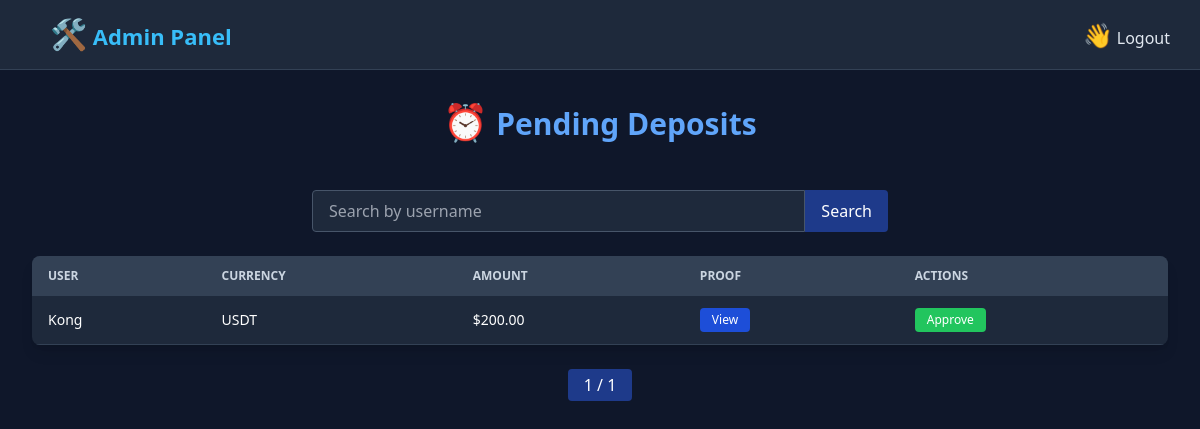
Page /ad/deposits/ on the earlier database version.
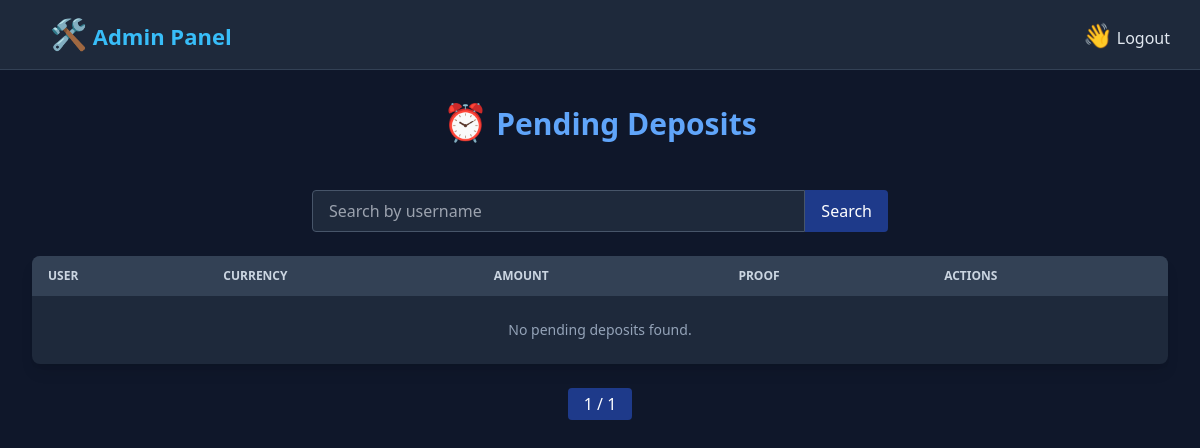
Same page on the later database version.
### powerdigital_app/models.py (models this page shows, shortened)
class Deposit(models.Model):
    user = models.ForeignKey(User, on_delete=models.CASCADE, related_name='deposits')
    currency = models.CharField(max_length=10, choices=[
        ('USDT', 'USDT'),
        ('BTC', 'BTC'),
        ('ETH', 'ETH'),
        ('TRX', 'TRX'),
        ('ETC', 'ETC'),
        ('BNB', 'BNB'),
        ('DOGE', 'DOGE'),
        ('DOT', 'DOT'),
        ('APT', 'APT'),
        ('TON', 'TON'),
        ('ICP', 'ICP'),
        ('SHIB', 'SHIB'),
        ('ITC', 'ITC'),
        ('HT', 'HT'),
    ])
    amount = models.DecimalField(max_digits=20, decimal_places=2)
    payment_proof = models.ImageField(upload_to='deposits/')
    is_approved = models.BooleanField(default=False)
    created_at = models.DateTimeField(auto_now_add=True)

### powerdigital_app/views.py (the view)
# urls.py: path('ad/deposits/', views.admin_deposit_list, name='admin_deposits'),
def admin_deposit_list(request):
    query = request.GET.get('q', '')
    deposits = Deposit.objects.filter(is_approved=False).order_by('-created_at')
    if query:
        deposits = deposits.filter(Q(user__username__icontains=query))
    paginator = Paginator(deposits, 10)  # Show 10 per page
    page_number = request.GET.get('page')
    page_obj = paginator.get_page(page_number)
    return render(request, 'admins/deposit_review.html', {
        'page_obj': page_obj,
        'query': query
    })

### powerdigital_app/templates/admins/deposit_review.html (shortened to what this page needs)
{% extends 'admins/admin_base.html' %}
{% block content %}
{% load static %}
<!DOCTYPE html>
<html lang="en">
<head>
  <script src="https://cdn.tailwindcss.com"></script>
</head>
<body class="bg-slate-900 text-white font-sans">
  <div class="max-w-7xl mx-auto p-4 sm:p-6 lg:p-8">
    <h2 class="text-2xl sm:text-3xl font-bold text-blue-400 text-center mb-6">
     <span class="text-4xl">⏰</span> Pending Deposits
    </h2>
    <br>
    <form method="get" class="max-w-xl mx-auto mb-6 flex">
      <input
        type="text"
        name="q"
        placeholder="Search by username"
        value="{{ query }}"
        class="flex-1 px-4 py-2 rounded-l bg-slate-800 text-white border border-slate-600 focus:outline-none"
      >
      <button class="bg-blue-900 hover:bg-blue-700 text-white px-4 rounded-r" type="submit">
        Search
      </button>
    </form>
    <div class="overflow-x-auto rounded-lg shadow-lg bg-slate-800">
      <table class="min-w-full text-sm">
        <thead class="bg-slate-700 text-slate-300 uppercase text-xs">
          <tr>
            <th class="px-4 py-3 text-left">User</th>
            <th class="px-4 py-3 text-left">Currency</th>
            <th class="px-4 py-3 text-left">Amount</th>
            <th class="px-4 py-3 text-left">Proof</th>
            <th class="px-4 py-3 text-left">Actions</th>
          </tr>
        </thead>
        <tbody>
          {% for deposit in page_obj %}
          <tr class="border-b border-slate-700 hover:bg-slate-700/50">
            <td class="px-4 py-3">{{ deposit.user.username }}</td>
            <td class="px-4 py-3">{{ deposit.currency }}</td>
            <td class="px-4 py-3">${{ deposit.amount }}</td>
            <td class="px-4 py-3">
              <a href="{{ deposit.payment_proof.url }}" target="_blank"
                 class="inline-block px-3 py-1 bg-blue-700 text-white rounded hover:bg-blue-800 text-xs font-medium">
                View
              </a>
            </td>
            <td class="px-4 py-3">
              <a href="{% url 'approve_deposit' deposit.id %}"
                 class="inline-block px-3 py-1 bg-green-500 text-white rounded hover:bg-green-600 text-xs font-medium">
                Approve
              </a>
            </td>
          </tr>
          {% empty %}
          <tr>
            <td colspan="5" class="text-center text-slate-400 py-6">
              No pending deposits found.
            </td>
          </tr>
          {% endfor %}
        </tbody>
      </table>
    </div>
    <div class="flex justify-center mt-6 space-x-2">
      <span class="px-4 py-1 bg-blue-900 text-white rounded">{{ page_obj.number }} / {{ page_obj.paginator.num_pages }}</span>
    </div>
  </div>
</body>
</html>
{% endblock %}

Differences in the rows shown:
removed Deposit: user.username "Kong", currency "USDT", amount "200.00"
Other differences:
text now shown: "No pending deposits found."
